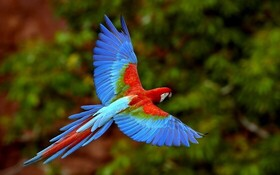
#> input picture Image Inverting/bird.jpg, 280 x 175 px
$ python inverting.py
#> lines starting #> are read from the running program, lines starting #| are printed output that depends on the picture
import cv2
import numpy as np


img = cv2.imread("bird.jpg", 0)
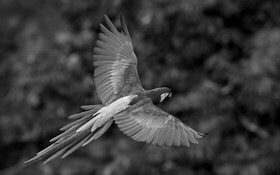
#> img: shape (175, 280); min 0, max 248, mean 58.1
h, w = img.shape
#> h = 175; w = 280
MAX = 0
#find maximum value
for i in range(h):
    for j in range(w):
        if img[i, j] > MAX:
            MAX = img[i, j]
#> after the loop, MAX = 248

#create empty matrix (same dimensions)
invImg = np.zeros([h, w], dtype=np.uint8)

#inverting
for i in range(h):
    for j in range(w):
        invImg[i, j] = MAX - img[i, j]
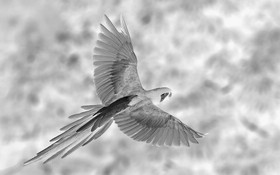
#> invImg: shape (175, 280); min 0, max 248, mean 189.9


cv2.imshow("gray", img)
cv2.imshow("inverted", invImg)

cv2.waitKey()
